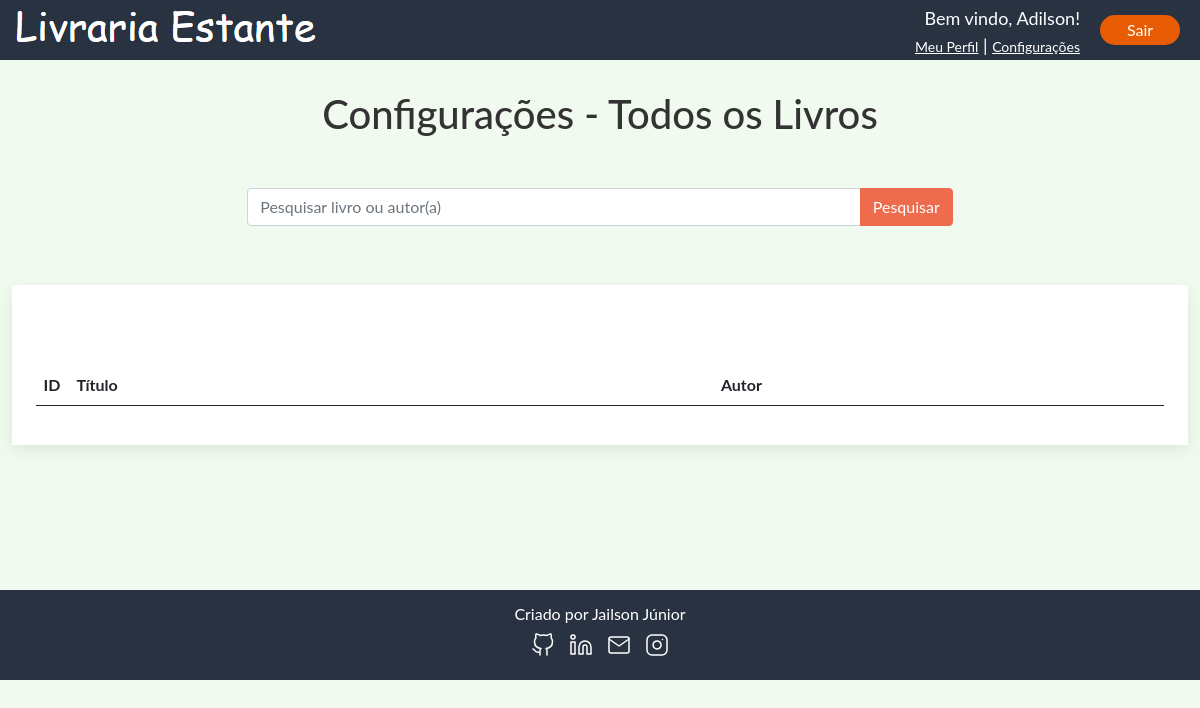
Page /todos-livros.php?pesquisa_livro=Leonardo da Vinci (signed in) on the earlier database version.
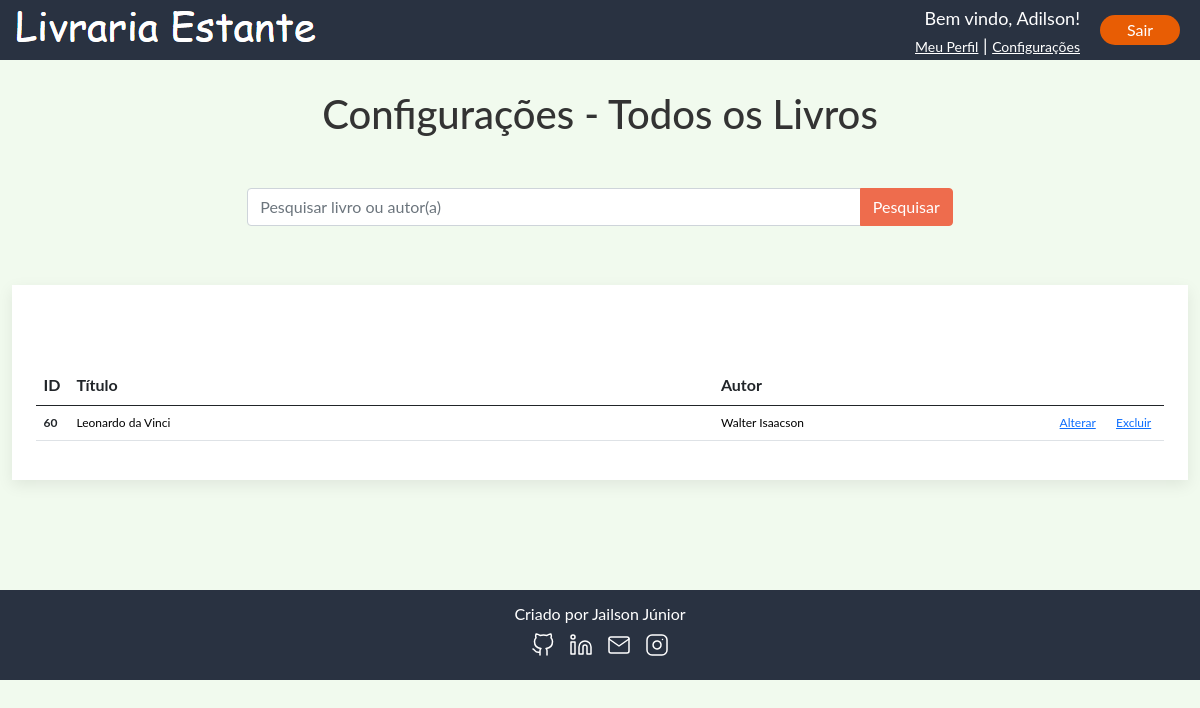
Same page on the later database version.
### tables this page shows
CREATE TABLE `livros` (
  `idlivros` int(11) NOT NULL,
  `titulo` varchar(100) NOT NULL,
  `autor` varchar(50) NOT NULL,
  `id_genero` int(11) DEFAULT NULL,
  `id_editora` int(11) DEFAULT NULL,
  `id_tipo` int(11) DEFAULT NULL,
  `id_idioma` int(11) DEFAULT NULL,
  `isbn` varchar(50) DEFAULT NULL,
  `preco` float(6,2) DEFAULT NULL,
  `estoque` int(11) DEFAULT NULL,
  `descricao` varchar(10000) DEFAULT 'Sem descrição',
  `imagem` varchar(100) DEFAULT NULL,
  `paginas` varchar(100) NOT NULL DEFAULT 'Não Informado',
  `amazon` varchar(1000) DEFAULT NULL
);

### todos-livros.php (the view, shortened to what this page needs)
<?php require_once("private/conexao.php"); ?>
<?php
    $consulta_lista_livros = " SELECT idlivros, titulo, autor,isbn FROM livros " ;
    if (isset($_GET['pesquisa_livro'])){
        $pesquisa = $_GET["pesquisa_livro"];
        $consulta_lista_livros .= " WHERE titulo LIKE '%{$pesquisa}%' or autor LIKE '%{$pesquisa}%' ";
    }
    $consulta_lista_livros .= " ORDER BY titulo ASC";
    $extrato_todos_livros = mysqli_query($conecta, $consulta_lista_livros);
?>
<!DOCTYPE html>
<html lang="pt-br">
<head>
    <link href="uikit\css\uikit.css" rel="stylesheet">
    <link href="bootstrap/css/bootstrap.min.css" rel="stylesheet">
    <link href="css/style.css" rel="stylesheet">
</head>
<body>
 <?php include_once("_include/header.php"); ?>
    <main class="principal container-fluid">
        <div class="titulo-central">
            <h1>Configurações - Todos os Livros</h1>
        </div>
        <form id="pesquisar-livros" action="todos-livros.php" method="get" class="input-group mb-3 barra-pesquisa" >
                <input type="text" class="form-control" name="pesquisa_livro" placeholder="Pesquisar livro ou autor(a)" aria-label="Pesquisar Livros" aria-describedby="button-addon2">
                <button type="input" name="botao" class="btn btn-primary" id="button-addon2" >Pesquisar</button>
            </form>
        <div id="caixa-lista" class="table-responsive row row-cols-1 row-cols-md-1 mb-1 uk-card uk-card-default">
            <table class="table" id="lista-livros">
                <thead>
                    <tr id="coluna-tabela">
                    <th id="coluna-id" scope="col">ID</th>
                    <th id="coluna-titulo" scope="col">Título</th>
                    <th id="coluna-autor" scope="col">Autor</th>
                    <th id="coluna-alterar" scope="col"></th>
                    <th id="coluna-excluir" scope="col"></th>
                    </tr>
                </thead>
                <tbody>
                <?php
                    while($lista_livros = mysqli_fetch_assoc($extrato_todos_livros)){
                ?>
                    <form action="todos-livros.php" method="post">
                        <tr id="linha-tabela">
                            <th scope="row"><?php echo $lista_livros["idlivros"]; ?></th>
                            <td id="linha-titulo">
                                    <a href="livro.php?codigo=<?php echo $lista_livros['idlivros'];?>">
                                        <?php echo $lista_livros["titulo"]; ?>
                                    </a>
                                </td>
                            <td id="linha-autor">
                                    <a href="livro.php?codigo=<?php echo $lista_livros['idlivros'];?>">
                                        <?php echo $lista_livros["autor"]; ?>
                                    </a>
                                </td>
                            <td><a href="alterar-livro.php?codigo=<?php echo $lista_livros['idlivros'];?>">Alterar</a></td>
                            <td><a href="#confirmacao-exclusao" uk-toggle>Excluir</a> </td>
                        </tr>
                    </form>
                <?php
                    }
                ?>
                </tbody>
            </table>
        </div>
    </main>
    <?php include_once("_include/footer.php"); ?>
</body>
</html>

Differences in the rows shown:
added livros: idlivros "60", titulo "Leonardo da Vinci", autor "Walter Isaacson"
